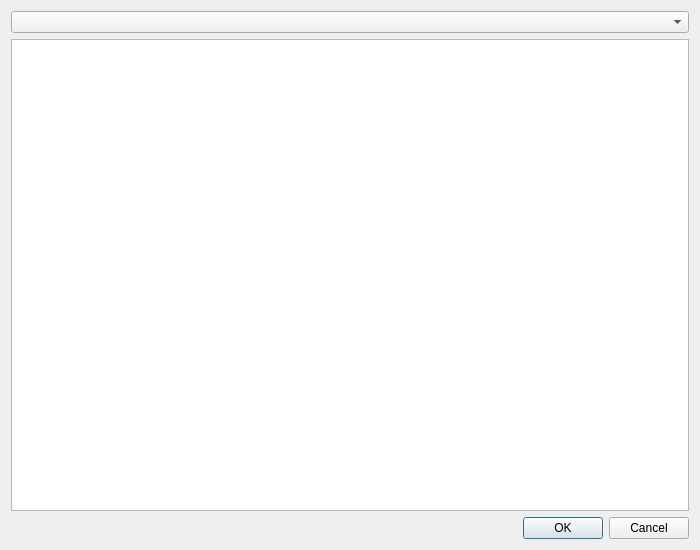
<?xml version="1.0" encoding="UTF-8"?>
<ui version="4.0">
 <class>CudaDeviceDialog</class>
 <widget class="QDialog" name="CudaDeviceDialog">
  <property name="geometry">
   <rect>
    <x>0</x>
    <y>0</y>
    <width>700</width>
    <height>550</height>
   </rect>
  </property>
  <property name="minimumSize">
   <size>
    <width>700</width>
    <height>550</height>
   </size>
  </property>
  <property name="windowTitle">
   <string>Select CUDA Device</string>
  </property>
  <layout class="QVBoxLayout" name="verticalLayout">
   <item>
    <widget class="QComboBox" name="comboBox"/>
   </item>
   <item>
    <widget class="QTextBrowser" name="info"/>
   </item>
   <item>
    <widget class="QDialogButtonBox" name="buttonBox">
     <property name="orientation">
      <enum>Qt::Horizontal</enum>
     </property>
     <property name="standardButtons">
      <set>QDialogButtonBox::Cancel|QDialogButtonBox::Ok</set>
     </property>
    </widget>
   </item>
  </layout>
 </widget>
 <resources/>
 <connections>
  <connection>
   <sender>buttonBox</sender>
   <signal>accepted()</signal>
   <receiver>CudaDeviceDialog</receiver>
   <slot>accept()</slot>
   <hints>
    <hint type="sourcelabel">
     <x>248</x>
     <y>254</y>
    </hint>
    <hint type="destinationlabel">
     <x>157</x>
     <y>274</y>
    </hint>
   </hints>
  </connection>
  <connection>
   <sender>buttonBox</sender>
   <signal>rejected()</signal>
   <receiver>CudaDeviceDialog</receiver>
   <slot>reject()</slot>
   <hints>
    <hint type="sourcelabel">
     <x>316</x>
     <y>260</y>
    </hint>
    <hint type="destinationlabel">
     <x>286</x>
     <y>274</y>
    </hint>
   </hints>
  </connection>
 </connections>
</ui>
